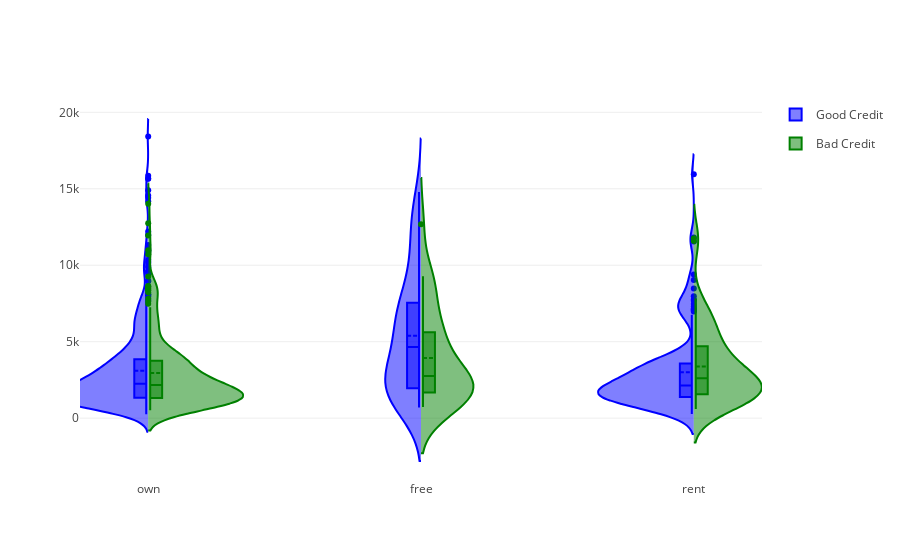

This figure's notebook cell:
### Markdown cell above
## Distribution of credit risk based on housing status

### Code cell
fig = {
    "data": [
        {
            "type": 'violin',
            "x": df_good['Housing'],
            "y": df_good['Credit amount'],
            "legendgroup": 'Good Credit',
            "scalegroup": 'No',
            "name": 'Good Credit',
            "side": 'negative',
            "box": {
                "visible": True
            },
            "meanline": {
                "visible": True
            },
            "line": {
                "color": 'blue'
            }
        },
        {
            "type": 'violin',
            "x": df_bad['Housing'],
            "y": df_bad['Credit amount'],
            "legendgroup": 'Bad Credit',
            "scalegroup": 'No',
            "name": 'Bad Credit',
            "side": 'positive',
            "box": {
                "visible": True
            },
            "meanline": {
                "visible": True
            },
            "line": {
                "color": 'green'
            }
        }
    ],
    "layout" : {
        "yaxis": {
            "zeroline": False,
        },
        "violingap": 0,
        "violinmode": "overlay"
    }
}


py.iplot(fig, filename = 'violin/split', validate = False)

### Figure 1 — Plotly figure (JSON) as saved in the notebook; plotly's stock layout.template omitted (floating-point values rounded to 4 significant figures; data arrays with more than 128 entries replaced by an {"elided": "..."} marker saying what was removed)
{"data": [{"box": {"visible": true}, "legendgroup": "Good Credit", "line": {"color": "blue"}, "meanline": {"visible": true}, "name": "Good Credit", "scalegroup": "No", "side": "negative", "type": "violin", "x": {"elided": "700 str values"}, "y": {"elided": "700 int values"}}, {"box": {"visible": true}, "legendgroup": "Bad Credit", "line": {"color": "green"}, "meanline": {"visible": true}, "name": "Bad Credit", "scalegroup": "No", "side": "positive", "type": "violin", "x": {"elided": "300 str values"}, "y": {"elided": "300 int values"}}], "layout": {"autosize": true, "violingap": 0, "violinmode": "overlay", "xaxis": {"autorange": true, "range": [-0.25, 2.25], "type": "category"}, "yaxis": {"autorange": true, "range": [-4044.0, 20810.0], "type": "linear", "zeroline": false}}}
